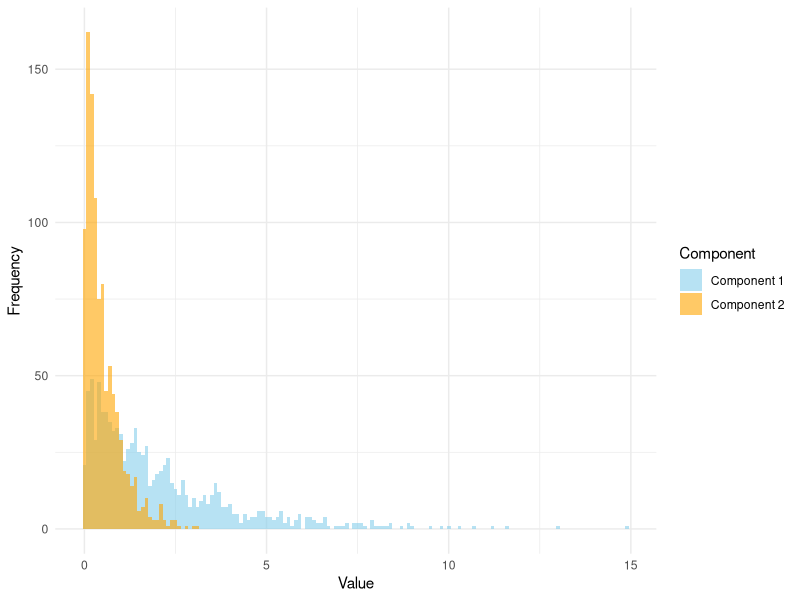
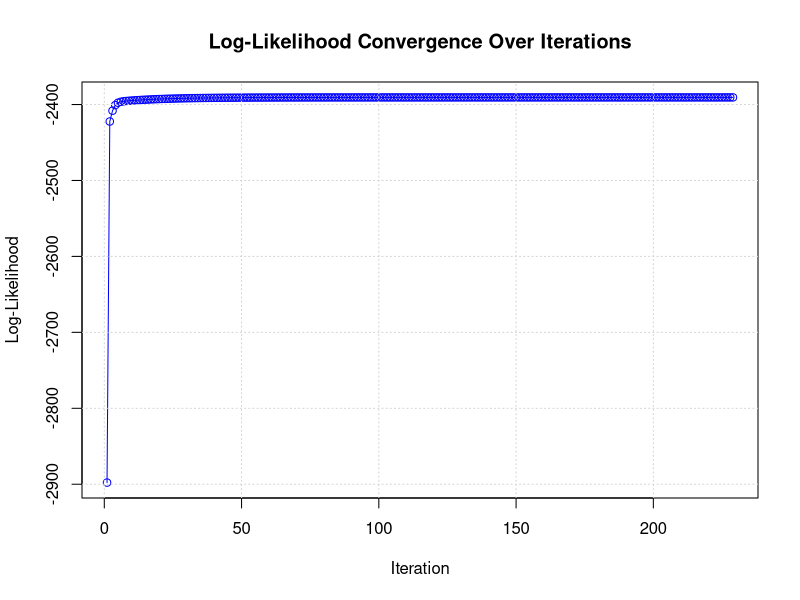

Recreate these plots in R, in order.
## ---- chunk 1
library(ggplot2)
set.seed(1234)
# sample
n_samples <- 2000
true_rates <- c(0.5, 2.0)
true_proportions <- c(0.5, 0.5)

# Sample group assignments (1 or 2) based on mixing proportions
component_labels <- sample(1:2, n_samples, replace = TRUE, prob = true_proportions)

# Stage 2: Generate data from the corresponding exponential
# distribution based on the group assignment
data <- numeric(n_samples) # Initialize the data vector

# Generate data for group 1 (rate = 0.5)
data[component_labels == 1] <- rexp(sum(component_labels == 1), rate = true_rates[1])

# Generate data for group 2 (rate = 2.0)
data[component_labels == 2] <- rexp(sum(component_labels == 2), rate = true_rates[2])

# Create a data frame for plotting
plot_data <- data.frame(
  Value = data, # Data points
  Component = factor(component_labels, labels = c("Component 1", "Component 2")) # Component labels
)

# Plot the data using ggplot2
ggplot(plot_data, aes(x = Value, fill = Component)) +
  geom_histogram(binwidth = 0.1, position = "identity", alpha = 0.6) +
  scale_fill_manual(values = c("skyblue", "orange")) + # Set colors for the components
  labs(
    x = "Value",
    y = "Frequency",
    fill = "Component"
  ) +
  theme_minimal() +
  theme(plot.title = element_blank()) # Remove the title

exponentialMixture <- function(data, K, max_iter = 1000, tol = 1e-5) {
  n <- length(data)
  pi <- rep(1/K, K) # mixing proportions
  lambda <- runif(K, 0.1, 1) # rate parameters
  log_likelihoods <- numeric(max_iter) # store log-likelihood values
  
  for (iter in 1:max_iter) { # E-step: numerator of the gammas
    gamma <- matrix(NA, nrow = n, ncol = K)
    for (k in 1:K) {
      gamma[, k] <- pi[k] * dexp(data, rate = lambda[k])
    }
    row_sums <- rowSums(gamma) # denominator of the gammas
    gamma <- gamma / row_sums # normalize probabilities
    
    pi_old <- pi # M-step: Update mixing proportions and rate parameters
    lambda_old <- lambda
    
    pi <- colMeans(gamma) # update mixing proportions
    for (k in 1:K) {
      lambda[k] <- sum(gamma[, k]) / sum(gamma[, k] * data) # update rate parameters
    }
    
    log_likelihoods[iter] <- sum(log(row_sums)) # calculate log-likelihood
    
    if (max(abs(pi - pi_old)) < tol && max(abs(lambda - lambda_old)) < tol) {
      log_likelihoods <- log_likelihoods[1:iter] # trim to the number of iterations
      cat("Convergence reached at iteration", iter, 
          "with log-likelihood:", log_likelihoods[iter], "\n")
    break
    }
  }
  return(list(pi = pi, lambda = lambda, log_likelihood = log_likelihoods))
}
## ---- chunk 2
# Code taken from in class exercise mixture models
set.seed(1234)
library(knitr)

# Fit the mixture model
result <- exponentialMixture(data, K = 2)

# Create a data frame to display the results in a table
results_table <- data.frame(
  "Component" = 1:2,
  "Estimated Mixing Proportion" = round(result$pi, 4),
  "Estimated Rate Parameter (lambda)" = round(result$lambda, 4)
)

# move results to a table
kable(results_table, caption = "Estimated Parameters for the Mixture Model", format = "pipe")
## ---- chunk 3
# Get log-likelihoods from result
log_likelihoods <- result$log_likelihood

# Plot log-likelihoods vs. number of iterations
plot(log_likelihoods, type = "o", col = "blue", xlab = "Iteration",
     ylab = "Log-Likelihood", main = "Log-Likelihood Convergence Over Iterations")
grid()
## ---- chunk 4
# sample
n_samples <- 2000
true_rates <- c(0.5, 2.0)
true_proportions <- c(0.5, 0.5)

# Sample group assignments (1 or 2) based on mixing proportions
component_labels <- sample(1:2, n_samples, replace = TRUE, prob = true_proportions)

# Stage 2: Generate data from the corresponding exponential
# distribution based on the group assignment
data <- numeric(n_samples) # Initialize the data vector

# Generate data for group 1 (rate = 0.5)
data[component_labels == 1] <- rexp(sum(component_labels == 1), rate = true_rates[1])

# Generate data for group 2 (rate = 2.0)
data[component_labels == 2] <- rexp(sum(component_labels == 2), rate = true_rates[2])

# Fit the mixture model
result <- exponentialMixture(data, K = 2)

# Create a data frame to display the results in a table
results_table <- data.frame(
  "Run" = 1:1,
  "Component" = 1:2,
  "Estimated Mixing Proportion" = round(result$pi, 4),
  "Estimated Rate Parameter (lambda)" = round(result$lambda, 4)
)

for (x in 2:5) {
  # Stage 2: Generate data from the corresponding exponential
  # distribution based on the group assignment
  data <- numeric(n_samples) # Initialize the data vector
  
  # Generate data for group 1 (rate = 0.5)
  data[component_labels == 1] <- rexp(sum(component_labels == 1), rate = true_rates[1])
  
  # Generate data for group 2 (rate = 2.0)
  data[component_labels == 2] <- rexp(sum(component_labels == 2), rate = true_rates[2])
  
  # Fit the mixture model
  result <- exponentialMixture(data, K = 2)
  
  results_table <- rbind(results_table, list(x, 1, round(result$pi, 4)[1], round(result$lambda, 4)[1]))
  results_table <- rbind(results_table, list(x, 2, round(result$pi, 4)[2], round(result$lambda, 4)[2]))
}

# move results to a table
kable(results_table, caption = "Estimated Parameters for the Mixture Model", format = "pipe")
## ---- chunk 5
# Simulation parameters
set.seed(123) # For reproducibility
n_samples <- 1000 # Number of samples
true_rates <- c(0.5, 1.5) # True rate parameters for two components
true_proportions <- c(0.6, 0.4) # True mixing proportions

# Generate synthetic data
data <- c(rexp(n_samples * true_proportions[1], rate = true_rates[1]),
          rexp(n_samples * true_proportions[2], rate = true_rates[2]))
## ---- chunk 6
# Fit the mixture model
result <- exponentialMixture(data, K = 2)

# Create a data frame to display the results in a table
results_table <- data.frame(
  "Run" = 1:1,
  "Component" = 1:2,
  "Estimated Mixing Proportion" = round(result$pi, 4),
  "Estimated Rate Parameter (lambda)" = round(result$lambda, 4)
)

for (x in 2:5) {
  # Stage 2: Generate data from the corresponding exponential
  # distribution based on the group assignment
  data <- numeric(n_samples) # Initialize the data vector
  
  # Generate data for group 1 (rate = 0.5)
  data[component_labels == 1] <- rexp(sum(component_labels == 1), rate = true_rates[1])
  
  # Generate data for group 2 (rate = 2.0)
  data[component_labels == 2] <- rexp(sum(component_labels == 2), rate = true_rates[2])
  
  # Fit the mixture model
  result <- exponentialMixture(data, K = 2)
  
  results_table <- rbind(results_table, list(x, 1, round(result$pi, 4)[1], round(result$lambda, 4)[1]))
  results_table <- rbind(results_table, list(x, 2, round(result$pi, 4)[2], round(result$lambda, 4)[2]))
}

# move results to a table
kable(results_table, caption = "Estimated Parameters for the Mixture Model", format = "pipe")
## ---- chunk 7
# Simulation parameters
set.seed(123) # For reproducibility
n_samples <- 1000 # Number of samples
true_rates <- c(0.5, 1.5) # True rate parameters for two components
true_proportions <- c(0.6, 0.4) # True mixing proportions

# Generate synthetic data
data <- c(rexp(n_samples * true_proportions[1], rate = true_rates[1]),
          rexp(n_samples * true_proportions[2], rate = true_rates[2]))

set.seed(123)
K <- 2
kmeans_result <- kmeans(data, centers = 2)

# Step 2: Calculate initial mixing proportions
cluster_labels <- kmeans_result$cluster
mixing_proportions <- table(cluster_labels) / length(data) # Proportions for each cluster

# Step 3: Calculate initial rate parameters (λ)
rate_parameters <- numeric(K) # Initialize rate parameters
for (k in 1:K) {
  cluster_data <- data[cluster_labels == k] # Data points in cluster k
  rate_parameters[k] <- 1 / mean(cluster_data) # Estimate rate as reciprocal of mean
}

# Print initial parameters
cat("Initial Mixing Proportions:", mixing_proportions, "\n")
cat("Initial Rate Parameters:", rate_parameters, "\n")

exponentialMixture <- function(data, K, max_iter = 1000, tol = 1e-5,
                                init_pi = NULL, init_lambda = NULL) {
  n <- length(data)
  pi <- if (is.null(init_pi)) rep(1/K, K) else init_pi # Initialize mixing proportions
  lambda <- if (is.null(init_lambda)) runif(K, 0.1, 1) else init_lambda # Initialize rate parameters
  log_likelihoods <- numeric(max_iter) # Store log-likelihood values
  
  for (iter in 1:max_iter) {
    # E-step: Compute posterior probabilities (gammas)
    gamma <- matrix(NA, nrow = n, ncol = K)
    for (k in 1:K) {
      gamma[, k] <- pi[k] * dexp(data, rate = lambda[k])
    }
    row_sums <- rowSums(gamma) # Normalize probabilities
    gamma <- gamma / row_sums

    # M-step: Update mixing proportions and rate parameters
    pi_old <- pi
    lambda_old <- lambda
    pi <- colMeans(gamma) # Update mixing proportions
    for (k in 1:K) {
      lambda[k] <- sum(gamma[, k]) / sum(gamma[, k] * data) # Update rate parameters
    }

    # Compute log-likelihood
    log_likelihoods[iter] <- sum(log(row_sums))

    # Check for convergence
    if (max(abs(pi - pi_old)) < tol && max(abs(lambda - lambda_old)) < tol) {
      log_likelihoods <- log_likelihoods[1:iter] # Trim to the number of iterations
      cat("Convergence reached at iteration", iter, "with log-likelihood:", log_likelihoods[iter], "\n")
      break
    }
  }

  return(list(pi = pi, lambda = lambda, log_likelihood = log_likelihoods))
}

# Run EM with k-means initialization
results <- exponentialMixture(data, K = K, init_pi = as.numeric(mixing_proportions), init_lambda = rate_parameters)

# Create a data frame to display the results in a table
results_table <- data.frame(
  "Run" = 1:1,
  "Component" = 1:2,
  "Estimated Mixing Proportion" = round(result$pi, 4),
  "Estimated Rate Parameter (lambda)" = round(result$lambda, 4)
)

for (x in 2:5) {
  # Stage 2: Generate data from the corresponding exponential
  # distribution based on the group assignment
  data <- numeric(n_samples) # Initialize the data vector
  
  # Generate data for group 1 (rate = 0.5)
  data[component_labels == 1] <- rexp(sum(component_labels == 1), rate = true_rates[1])
  
  # Generate data for group 2 (rate = 2.0)
  data[component_labels == 2] <- rexp(sum(component_labels == 2), rate = true_rates[2])
  
  # Fit the mixture model
  result <- exponentialMixture(data, K = 2)
  
  results_table <- rbind(results_table, list(x, 1, round(result$pi, 4)[1], round(result$lambda, 4)[1]))
  results_table <- rbind(results_table, list(x, 2, round(result$pi, 4)[2], round(result$lambda, 4)[2]))
}

# move results to a table
kable(results_table, caption = "Estimated Parameters for the Mixture Model", format = "pipe")

